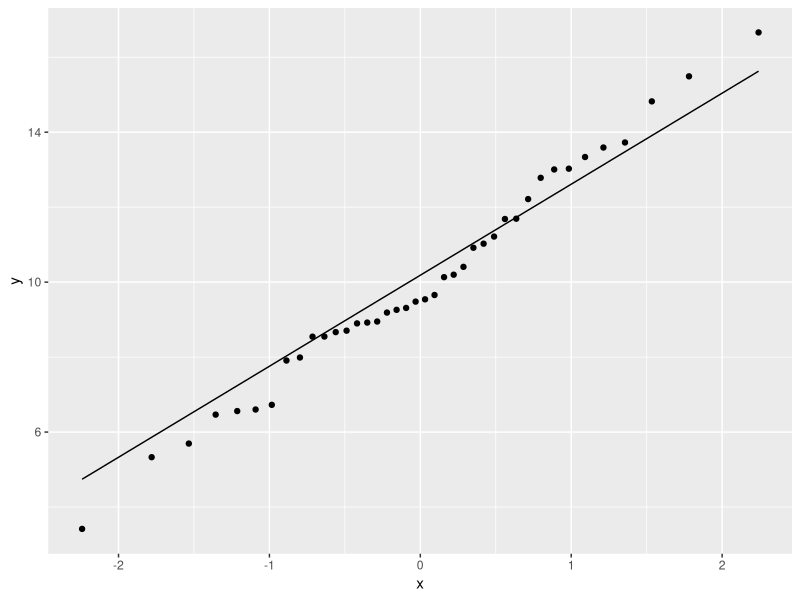

The R source for this figure:
## ---- chunk 1
#| echo: false
#| message: false
library(tidyverse)
d <- tibble(z = rnorm(40, 10, 3))
ggplot(d, aes(sample = z)) + stat_qq() + stat_qq_line()
